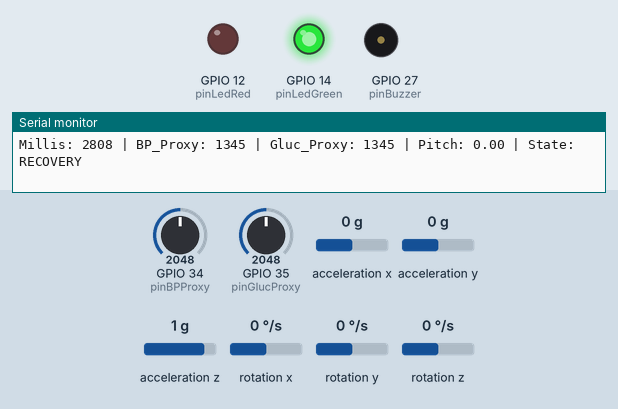
Bench run of a program on a simulated ESP32. Parts: output pins drawn as LEDs (lit = HIGH), buzzer (waves = sounding), the last lines printed to the serial monitor. Dashed ring = blinking. The inputs (shaded band) are chosen by the test bench; at power-on: acceleration z 1 g, GPIO 34 (pinBPProxy) = 2048, acceleration y 0 g, GPIO 35 (pinGlucProxy) = 2048, acceleration x 0 g, rotation x 0 °/s, rotation y 0 °/s, rotation z 0 °/s. WiFi joins after 1.5 s; servers stay silent unless stated.

Above: at 3.0 s.
3.1 s: acceleration z set to 0.1 g
4.6 s: acceleration z set to -0.2 g
At 5.06 s:
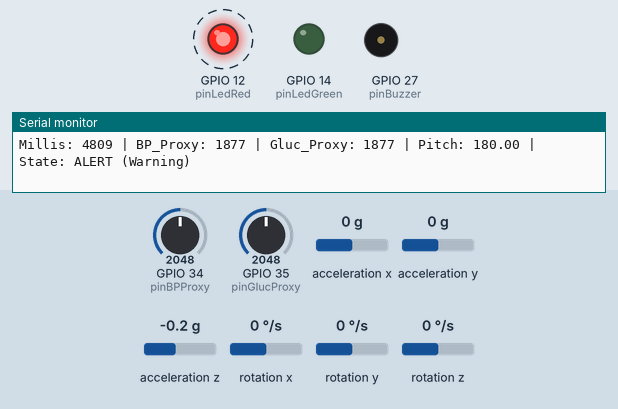
7.6 s: acceleration z set to 0 g
At 9.0 s:
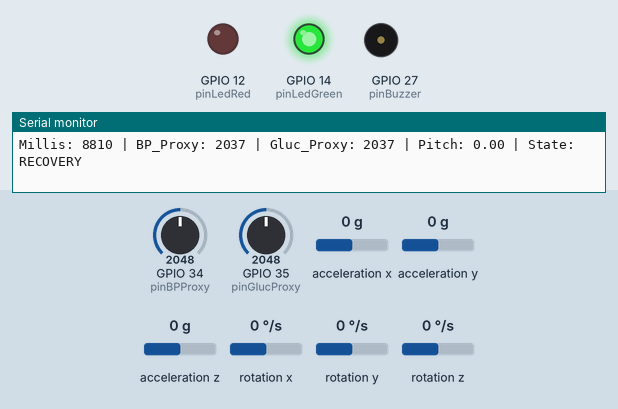
9.3 s: GPIO 34 (pinBPProxy) set to 3034
12.3 s: GPIO 34 (pinBPProxy) set to 3130
At 13.7 s:
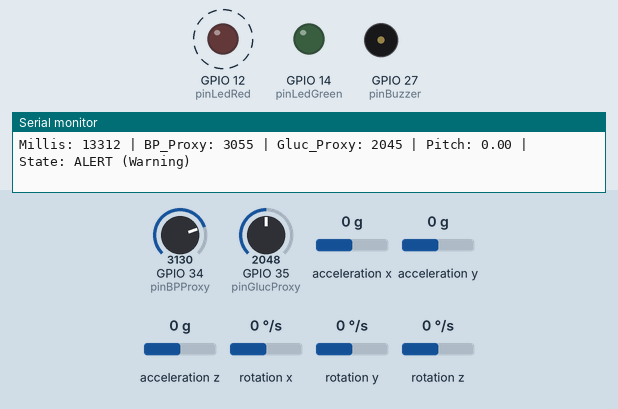
15.3 s: acceleration y set to -1.4 g
At 17.53 s:
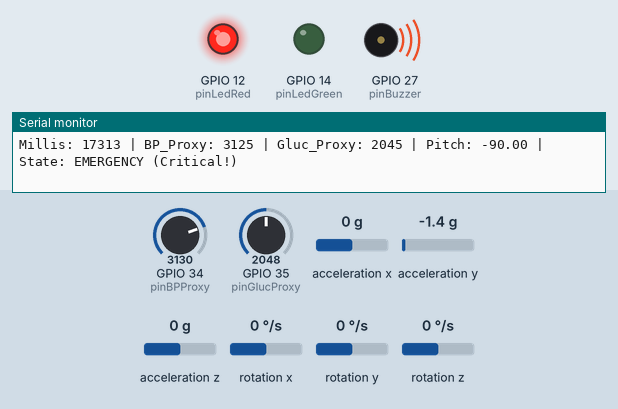
Timing chart, 0 to 19.3 s (numbered marks = the images above; inputs shaded):
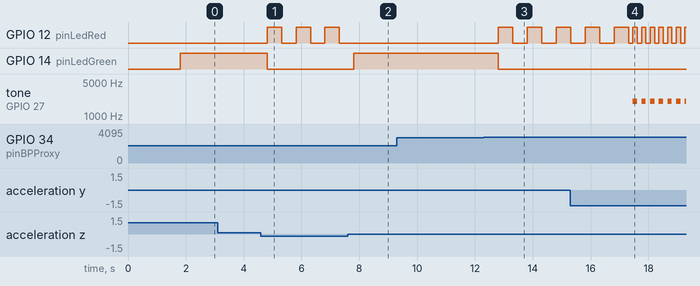

Measured:
- the behaviour switches between 0 and -0.1 g on acceleration z (found by bisection; images 0 and 1)
- the behaviour switches between 3088 and 3089 on GPIO 34 (pinBPProxy) (found by bisection; images 2 and 3)
- after the input at 4.6 s, GPIO 12 (pinLedRed): alternates HIGH for 0.50 s and LOW for 0.50 s, starting after 0.21 s; GPIO 14 (pinLedGreen): HIGH → LOW after 0.21 s
- after the input at 7.6 s, GPIO 12 (pinLedRed): stays LOW (without the input it goes to HIGH after 0.21 s); GPIO 14 (pinLedGreen): LOW → HIGH after 0.21 s
- after the input at 12.3 s, GPIO 14 (pinLedGreen): HIGH → LOW after 0.51 s instead of 1.5 s
- after the input at 15.3 s, tone on GPIO 27 (pinBuzzer): alternates 2000 Hz for 0.15 s and silent for 0.15 s, starting after 2.2 s

The program:

main.cpp
```cpp
#define BLYNK_TEMPLATE_ID   "TMPL6M5k3SqQC"
#define BLYNK_TEMPLATE_NAME "Wearable Health"
#define BLYNK_AUTH_TOKEN    "6trCzVcRRP__ddlTp3zKygQQlX_1dou_"
#define Blynk_PRINT Serial

#include <Arduino.h>
#include <WiFi.h>
#include <BlynkSimpleEsp32.h>
#include <Wire.h>
#include <MPU6050.h>

// =========================================================================
// FORWARD DECLARATIONS (Deklarasi fungsi agar terbaca oleh compiler C++)
// =========================================================================
void readAndProcessSensors();
void detectEvents();
void driveActuators(unsigned long currentMillis);
void publishToBlynk();

// WiFi & Blynk Credentials
char ssid[] = "Wokwi-GUEST";
char pass[] = "";

// Pin Mapping
const int pinBPProxy = 34;      // Potensiometer 1 (HR/BP)
const int pinGlucProxy = 35;    // Potensiometer 2 (Glukosa)
const int pinLedRed = 12;       // LED Indikator Alert/Emergency
const int pinLedGreen = 14;     // LED Indikator Normal
const int pinBuzzer = 27;       // Buzzer Alarm

MPU6050 mpu;

// State Enum
enum SystemState { IDLE, MONITOR, ALERT, EMERGENCY, RECOVERY };
SystemState currentState = MONITOR;

// Timing variables (Non-blocking millis)
unsigned long previousSensorMillis = 0;
const long sensorInterval = 500;       // Baca sensor tiap 500ms
unsigned long previousBlynkMillis = 0;
const long blynkInterval = 2000;       // Kirim ke Blynk tiap 2 detik

unsigned long alertStartTime = 0;      // Durasi konfirmasi Emergency
bool eventSentAlert = false;
bool eventSentEmergency = false;

// Buzzer & LED blinking variables
unsigned long previousBlinkMillis = 0;
bool ledState = false;

// Variabel Global Sensor
int bpValue = 0;
int glucValue = 0;
float pitch = 0;

void setup() {
  Serial.begin(115200);
  Wire.begin();

  pinMode(pinLedRed, OUTPUT);
  pinMode(pinLedGreen, OUTPUT);
  pinMode(pinBuzzer, OUTPUT);

  // --- INISIALISASI LEDC VERSI 2.X (Buzzer PWM) ---
  ledcSetup(0, 2000, 8);         // Channel 0, Frekuensi 2000Hz, Resolusi 8-bit
  ledcAttachPin(pinBuzzer, 0);   // Hubungkan pinBuzzer ke Channel 0

  mpu.initialize();
  if (!mpu.testConnection()) {
    Serial.println("MPU6050 tidak terdeteksi, periksa wiring I2C!");
  }

  // Koneksi ke Blynk Cloud khusus region SGP1 (Singapura)
  Blynk.begin(BLYNK_AUTH_TOKEN, ssid, pass, "sgp1.blynk.cloud", 80);
  Serial.println("Sistem Wearable Kesehatan Dimulai...");
}

void loop() {
  Blynk.run();
  unsigned long currentMillis = millis();

  // Task 1: Pembacaan Sensor berkala (Non-blocking)
  if (currentMillis - previousSensorMillis >= sensorInterval) {
    previousSensorMillis = currentMillis;
    readAndProcessSensors();
  }

  // Task 2: Publish ke Blynk Cloud
  if (currentMillis - previousBlynkMillis >= blynkInterval) {
    previousBlynkMillis = currentMillis;
    publishToBlynk();
  }

  // Task 3: Kendalikan Aktuator
  driveActuators(currentMillis);
}

void readAndProcessSensors() {
  int rawBP = analogRead(pinBPProxy);
  bpValue = (bpValue * 0.7) + (rawBP * 0.3);

  int rawGluc = analogRead(pinGlucProxy);
  glucValue = (glucValue * 0.7) + (rawGluc * 0.3);

  int16_t ax, ay, az;
  mpu.getAcceleration(&ax, &ay, &az);
  pitch = atan2(ay, az) * 180.0 / PI;

  detectEvents();
}

void detectEvents() {
  bool conditionBP = (bpValue > 3000);
  bool conditionGluc = (glucValue > 3200);
  bool conditionFall = (abs(pitch) > 60.0);

  int activeFaults = 0;
  if (conditionBP) activeFaults++;
  if (conditionGluc) activeFaults++;
  if (conditionFall) activeFaults++;

  if (activeFaults >= 2) {
    if (currentState != EMERGENCY) {
      if (alertStartTime == 0) {
        alertStartTime = millis();
      } else if (millis() - alertStartTime >= 2000) {
        currentState = EMERGENCY;
        if (!eventSentEmergency) {
          Blynk.logEvent("emergency", "Kombinasi parameter kritis terdeteksi (Jatuh + Vitals Abnormal)!");
          eventSentEmergency = true;
        }
      }
    }
  } else if (activeFaults == 1) {
    currentState = ALERT;
    alertStartTime = 0;
    if (!eventSentAlert) {
      Blynk.logEvent("alert", "Peringatan: Salah satu parameter melewati batas normal.");
      eventSentAlert = true;
    }
  } else {
    if (bpValue < 2700 && glucValue < 2900 && abs(pitch) < 30.0) {
      currentState = RECOVERY;
      alertStartTime = 0;
      eventSentAlert = false;
      eventSentEmergency = false;
    } else if (currentState != EMERGENCY && currentState != ALERT) {
      currentState = MONITOR;
    }
  }

  Serial.print("Millis: "); Serial.print(millis());
  Serial.print(" | BP_Proxy: "); Serial.print(bpValue);
  Serial.print(" | Gluc_Proxy: "); Serial.print(glucValue);
  Serial.print(" | Pitch: "); Serial.print(pitch);
  Serial.print(" | State: ");
  if (currentState == MONITOR) Serial.println("MONITOR (Normal)");
  else if (currentState == ALERT) Serial.println("ALERT (Warning)");
  else if (currentState == EMERGENCY) Serial.println("EMERGENCY (Critical!)");
  else if (currentState == RECOVERY) Serial.println("RECOVERY");
}

void driveActuators(unsigned long currentMillis) {
  if (currentState == MONITOR || currentState == RECOVERY) {
    digitalWrite(pinLedGreen, HIGH);
    digitalWrite(pinLedRed, LOW);
    ledcWrite(0, 0); // Matikan buzzer
  } else if (currentState == ALERT) {
    digitalWrite(pinLedGreen, LOW);
    ledcWrite(0, 0);

    if (currentMillis - previousBlinkMillis >= 500) {
      previousBlinkMillis = currentMillis;
      ledState = !ledState;
      digitalWrite(pinLedRed, ledState);
    }
  } else if (currentState == EMERGENCY) {
    digitalWrite(pinLedGreen, LOW);

    if (currentMillis - previousBlinkMillis >= 150) {
      previousBlinkMillis = currentMillis;
      ledState = !ledState;
      digitalWrite(pinLedRed, ledState);

      if (ledState) {
        ledcWrite(0, 128); // Nyalakan buzzer (bunyi)
      } else {
        ledcWrite(0, 0);   // Matikan buzzer
      }
    }
  }
}

void publishToBlynk() {
  Blynk.virtualWrite(V0, bpValue);
  Blynk.virtualWrite(V1, glucValue);
  Blynk.virtualWrite(V2, pitch);

  if (currentState == MONITOR) Blynk.virtualWrite(V3, "NORMAL");
  else if (currentState == ALERT) Blynk.virtualWrite(V3, "ALERT");
  else if (currentState == EMERGENCY) Blynk.virtualWrite(V3, "EMERGENCY");
  else Blynk.virtualWrite(V3, "RECOVERY");
}
```
